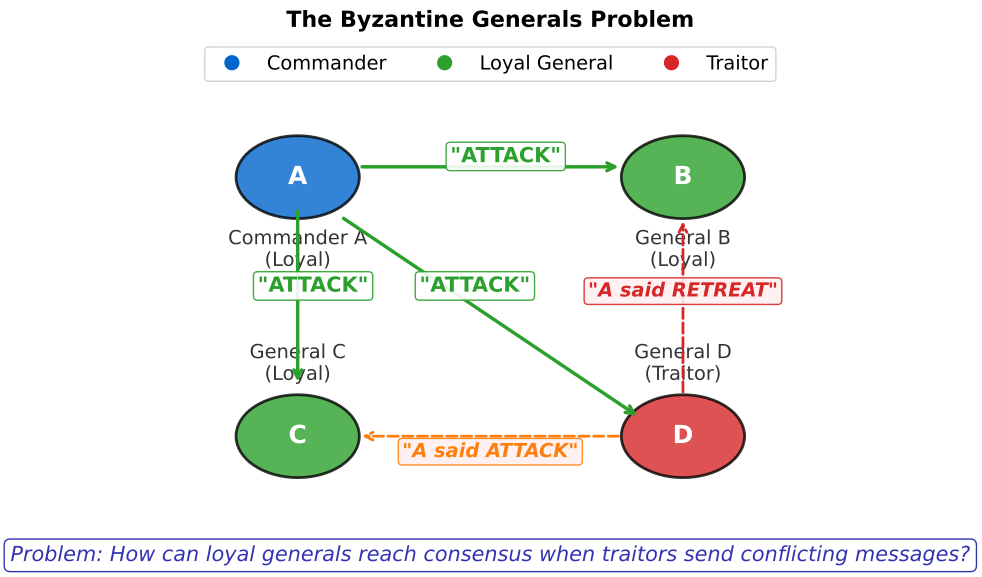

Write Python code to recreate this figure.
"""
Byzantine Generals Problem Visualization
Shows the communication challenge with a traitor sending conflicting messages
"""

import matplotlib.pyplot as plt
import matplotlib.patches as patches
from matplotlib.patches import FancyBboxPatch, Circle, FancyArrowPatch
import numpy as np
from pathlib import Path

CHART_METADATA = {
    'title': 'Byzantine Generals Problem',
    'url': 'https://github.com/Digital-AI-Finance/Blockchain_Crypto/tree/main/Module_A_Blockchain_Foundations/L02_DLT_Concepts/charts/02_byzantine_generals'
}

plt.rcParams.update({
    'font.size': 14,
    'axes.labelsize': 14,
    'axes.titlesize': 16,
    'xtick.labelsize': 12,
    'ytick.labelsize': 12,
    'legend.fontsize': 12,
    'figure.figsize': (10, 6),
    'figure.dpi': 150
})

MLPURPLE = '#3333B2'
MLBLUE = '#0066CC'
MLORANGE = '#FF7F0E'
MLGREEN = '#2CA02C'
MLRED = '#D62728'
MLLAVENDER = '#ADADE0'

fig, ax = plt.subplots(figsize=(10, 6))

# General positions (square arrangement)
positions = {
    'A': (0.25, 0.75),  # Commander - top left
    'B': (0.75, 0.75),  # Loyal - top right
    'C': (0.25, 0.25),  # Loyal - bottom left
    'D': (0.75, 0.25),  # Traitor - bottom right
}

# Draw generals
general_radius = 0.08
for gen, (x, y) in positions.items():
    if gen == 'D':  # Traitor
        color = MLRED
        label = f'General {gen}\n(Traitor)'
    elif gen == 'A':  # Commander
        color = MLBLUE
        label = f'Commander {gen}\n(Loyal)'
    else:  # Loyal generals
        color = MLGREEN
        label = f'General {gen}\n(Loyal)'

    circle = Circle((x, y), general_radius, facecolor=color, edgecolor='black',
                    linewidth=2, alpha=0.8)
    ax.add_patch(circle)
    ax.text(x, y, gen, ha='center', va='center', fontsize=18, fontweight='bold', color='white')

    # Label below
    label_y = y - 0.14 if y > 0.5 else y + 0.14
    ax.text(x, label_y, label, ha='center', va='center', fontsize=11, color='#333')

# Draw arrows with messages
# Commander A sends "ATTACK" to all
arrows = [
    ('A', 'B', 'ATTACK', MLGREEN, 0.02),
    ('A', 'C', 'ATTACK', MLGREEN, 0.02),
    ('A', 'D', 'ATTACK', MLGREEN, -0.02),
]

for src, dst, msg, color, offset in arrows:
    x1, y1 = positions[src]
    x2, y2 = positions[dst]

    # Adjust for circle radius
    dx, dy = x2 - x1, y2 - y1
    dist = np.sqrt(dx**2 + dy**2)
    dx, dy = dx/dist, dy/dist

    x1 += dx * general_radius
    y1 += dy * general_radius
    x2 -= dx * general_radius
    y2 -= dy * general_radius

    ax.annotate('', xy=(x2, y2 + offset), xytext=(x1, y1 + offset),
                arrowprops=dict(arrowstyle='->', color=color, lw=2.5))

    mid_x, mid_y = (x1 + x2) / 2 + offset, (y1 + y2) / 2 + 0.04
    ax.text(mid_x, mid_y, f'"{msg}"', ha='center', va='center',
            fontsize=12, color=color, fontweight='bold',
            bbox=dict(boxstyle='round,pad=0.2', facecolor='white', edgecolor=color, alpha=0.9))

# Traitor D sends conflicting messages
traitor_arrows = [
    ('D', 'B', '"A said RETREAT"', MLRED, 0.03),
    ('D', 'C', '"A said ATTACK"', MLORANGE, -0.03),
]

for src, dst, msg, color, offset in traitor_arrows:
    x1, y1 = positions[src]
    x2, y2 = positions[dst]

    dx, dy = x2 - x1, y2 - y1
    dist = np.sqrt(dx**2 + dy**2)
    dx, dy = dx/dist, dy/dist

    x1 += dx * general_radius
    y1 += dy * general_radius
    x2 -= dx * general_radius
    y2 -= dy * general_radius

    ax.annotate('', xy=(x2, y2), xytext=(x1, y1),
                arrowprops=dict(arrowstyle='->', color=color, lw=2, linestyle='--'))

    mid_x, mid_y = (x1 + x2) / 2, (y1 + y2) / 2 + offset
    ax.text(mid_x, mid_y, msg, ha='center', va='center',
            fontsize=11, color=color, fontweight='bold', style='italic',
            bbox=dict(boxstyle='round,pad=0.2', facecolor='#FFF0F0', edgecolor=color, alpha=0.9))

# Legend
legend_elements = [
    plt.Line2D([0], [0], marker='o', color='w', markerfacecolor=MLBLUE, markersize=12, label='Commander'),
    plt.Line2D([0], [0], marker='o', color='w', markerfacecolor=MLGREEN, markersize=12, label='Loyal General'),
    plt.Line2D([0], [0], marker='o', color='w', markerfacecolor=MLRED, markersize=12, label='Traitor'),
]
ax.legend(handles=legend_elements, loc='upper center', ncol=3, fontsize=11,
          framealpha=0.9, bbox_to_anchor=(0.5, 1.02))

# Problem statement
ax.text(0.5, 0.02, 'Problem: How can loyal generals reach consensus when traitors send conflicting messages?',
        ha='center', va='center', fontsize=12, style='italic', color=MLPURPLE,
        bbox=dict(boxstyle='round,pad=0.3', facecolor='white', edgecolor=MLPURPLE))

ax.set_xlim(0, 1)
ax.set_ylim(0, 1)
ax.axis('off')

plt.title('The Byzantine Generals Problem', fontweight='bold', fontsize=16, pad=15)
plt.tight_layout()

output_path = Path(__file__).parent / 'chart.pdf'
plt.savefig(output_path, bbox_inches='tight', dpi=300)
print(f"Chart saved to: {output_path.absolute()}")
plt.close()
